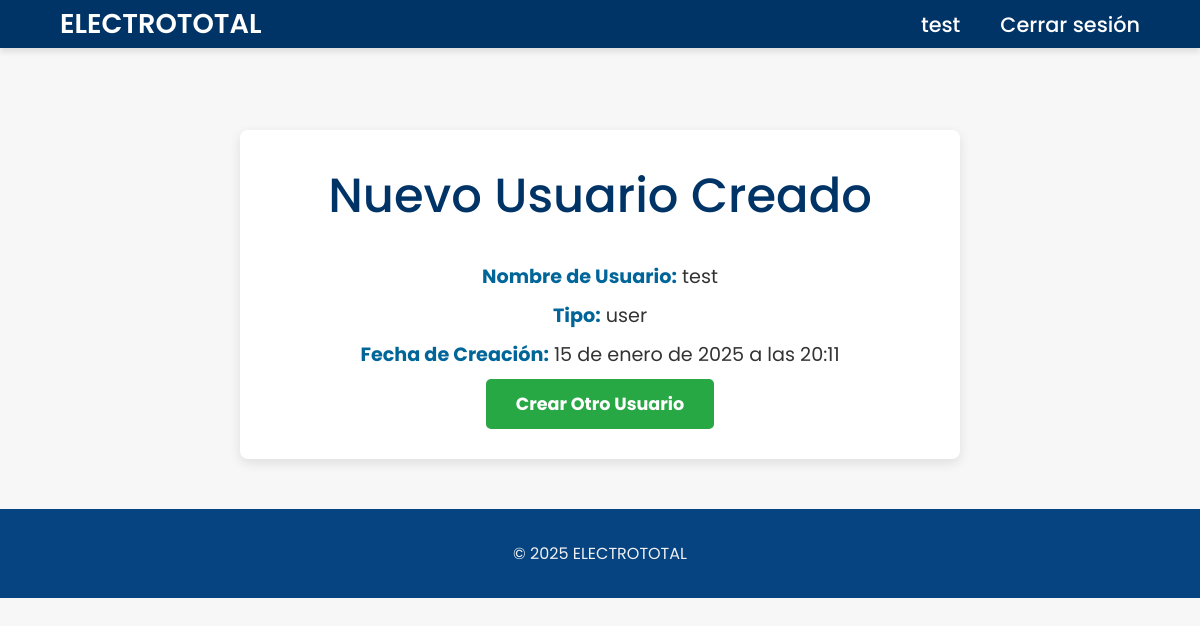
/personal/user_creado/2/ (signed in), run on the app's committed database.
### personal/models.py (models this page shows)
class CustomUser(AbstractUser):
    user_type = models.CharField(max_length=20, default='user')

### personal/views.py (the view)
# urls.py: path('user_creado/<int:user_id>/', views.user_created_view, name='user_creado'),
@user_passes_test(lambda u: u.is_superuser)
def user_created_view(request, user_id):
    user = CustomUser.objects.get(id=user_id)
    return render(request, 'user_creado.html', {'user': user})

### personal/templates/user_creado.html (shortened to what this page needs)
{% extends 'base.html' %}
{% block content %}
    <div class="user-details">
        <h1>Nuevo Usuario Creado</h1>
        <p><strong>Nombre de Usuario:</strong> {{ user.username }}</p>
        <p><strong>Tipo:</strong> {{ user.user_type }}</p>
        <p><strong>Fecha de Creación:</strong> {{ user.date_joined }}</p>
        <a href="{% url 'create_user' %}" class="btn-submit">
            Crear Otro Usuario
        </a>
    </div>
{% endblock %}

### personal/templates/base.html (shortened to what this page needs)
<!DOCTYPE html>
<html lang="es">
<head>
    {% load static %}
    <link rel="stylesheet" href="{% static 'css/base.css' %}">
</head>
<body>
    <header class="header">
        <a href="#" class="logo">ELECTROTOTAL</a>
        <nav class="navbar">
            {% if user.is_authenticated %}
                <span>{{ user.username }}</span>
                <a href="{% url 'logout' %}">Cerrar sesión</a>
            {% else %}
                <a href="{% url 'login' %}">Iniciar sesión</a>
            {% endif %}
        </nav>
    </header>
    <main>
        {% block content %}{% endblock %}
    </main>
    <footer>
        <p>&copy; 2025 ELECTROTOTAL </p>
    </footer>
</body>
</html>

### personal/static/css/base.css (style rules this page uses)
* { margin: 0; padding: 0; box-sizing: border-box; font-family: 'Poppins', sans-serif; }
.header { position: fixed; left: 0; top: 0; padding: 0.2rem 5%; width: 100%; display: flex; justify-content: space-between; align-items: center; z-index: 100; background: #003366; box-shadow: 0 4px 6px rgba(0, 0, 0, 0.1); }
.logo { font-size: 1.7rem; font-weight: 600; color: #fff; text-decoration: none; }
.navbar { display: flex; gap: 2.5rem; }
.navbar a, .navbar span { text-decoration: none; color: #fff; font-size: 1.3rem; font-weight: 500; }
main h1 { font-size: 3rem; font-weight: 500; color: #003366 ; margin-bottom: 30px; }
footer { background-color: #054381; color: #f1f1f1; text-align: center; padding: 2rem; }
body { background-color: #f7f7f7; color: #333333; font-size: 16px; position: relative; overflow-x: hidden; }
body::before { content: ""; position: absolute; top: 0; left: 0; width: 100%; height: 100%; background-image: url('https://twind.io/cl/wp-content/uploads/2023/06/seguridad-y-salud-de-los-trabajadores.webp'); background-size: cover; background-position: center center; filter: blur(1px); opacity: 0.55; z-index: -1; }
main { padding-top: 80px; position: relative; z-index: 10; }
header, footer { z-index: 10; }

### personal/templates/user_creado.html (style rules this page uses)
.user-details { background-color: #fff; padding: 30px; border-radius: 8px; box-shadow: 0 4px 12px rgba(0, 0, 0, 0.1); text-align: center; width: 60%; margin: 50px auto; }
.user-details p { font-size: 1.2rem; margin: 10px 0; color: #333; }
.user-details strong { color: #006699; }
.btn-submit { display: inline-block; padding: 12px 30px; font-size: 1.1rem; font-weight: bold; color: white; background-color: #28a745; border: none; border-radius: 5px; text-decoration: none; transition: background-color 0.3s ease; }

### data on the page
CustomUser: username "test", user_type "user", date_joined "15 de enero de 2025 a las 20:11"
